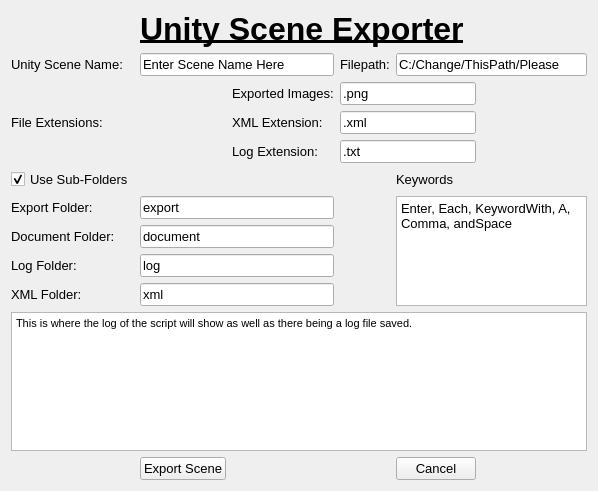
<?xml version="1.0" encoding="UTF-8"?>
<ui version="4.0">
 <class>ExportDocument</class>
 <widget class="QWidget" name="ExportDocument">
  <property name="geometry">
   <rect>
    <x>0</x>
    <y>0</y>
    <width>598</width>
    <height>491</height>
   </rect>
  </property>
  <property name="windowTitle">
   <string>Unity Scene Exporter</string>
  </property>
  <layout class="QGridLayout" name="gridLayout">
   <item row="3" column="2">
    <widget class="QLabel" name="exportExtensionLabel">
     <property name="font">
      <font>
       <pointsize>10</pointsize>
      </font>
     </property>
     <property name="toolTip">
      <string>&lt;html&gt;&lt;head/&gt;&lt;body&gt;&lt;p&gt;The extension of exported images.&lt;/p&gt;&lt;/body&gt;&lt;/html&gt;</string>
     </property>
     <property name="text">
      <string>Exported Images:</string>
     </property>
    </widget>
   </item>
   <item row="3" column="3" colspan="2">
    <widget class="QLineEdit" name="exportExtensionLineEdit">
     <property name="sizePolicy">
      <sizepolicy hsizetype="Preferred" vsizetype="Fixed">
       <horstretch>0</horstretch>
       <verstretch>0</verstretch>
      </sizepolicy>
     </property>
     <property name="maximumSize">
      <size>
       <width>16777215</width>
       <height>16777215</height>
      </size>
     </property>
     <property name="font">
      <font>
       <pointsize>10</pointsize>
      </font>
     </property>
     <property name="toolTip">
      <string>&lt;html&gt;&lt;head/&gt;&lt;body&gt;&lt;p&gt;The extension of the exported images.&lt;/p&gt;&lt;/body&gt;&lt;/html&gt;</string>
     </property>
     <property name="text">
      <string>.png</string>
     </property>
    </widget>
   </item>
   <item row="5" column="2">
    <widget class="QLabel" name="logExtensionLabel">
     <property name="font">
      <font>
       <pointsize>10</pointsize>
      </font>
     </property>
     <property name="toolTip">
      <string>&lt;html&gt;&lt;head/&gt;&lt;body&gt;&lt;p&gt;The extension of the exported Log file.&lt;/p&gt;&lt;/body&gt;&lt;/html&gt;</string>
     </property>
     <property name="text">
      <string>Log Extension:</string>
     </property>
    </widget>
   </item>
   <item row="5" column="3" colspan="2">
    <widget class="QLineEdit" name="logExtensionLineEdit">
     <property name="sizePolicy">
      <sizepolicy hsizetype="Preferred" vsizetype="Fixed">
       <horstretch>0</horstretch>
       <verstretch>0</verstretch>
      </sizepolicy>
     </property>
     <property name="maximumSize">
      <size>
       <width>16777215</width>
       <height>16777215</height>
      </size>
     </property>
     <property name="font">
      <font>
       <pointsize>10</pointsize>
      </font>
     </property>
     <property name="toolTip">
      <string>&lt;html&gt;&lt;head/&gt;&lt;body&gt;&lt;p&gt;The extension of the exported Log file.&lt;/p&gt;&lt;/body&gt;&lt;/html&gt;</string>
     </property>
     <property name="text">
      <string>.txt</string>
     </property>
    </widget>
   </item>
   <item row="7" column="4" rowspan="4" colspan="3">
    <widget class="QTextEdit" name="keywordsTextEdit">
     <property name="font">
      <font>
       <pointsize>10</pointsize>
      </font>
     </property>
     <property name="toolTip">
      <string>&lt;html&gt;&lt;head/&gt;&lt;body&gt;&lt;p&gt;&lt;span style=&quot; font-size:10pt;&quot;&gt;Specifiy the keywords that the exporter looks for here. They must be entered with a comma and space between them, or else the exporter will not be able to find them.&lt;/span&gt;&lt;/p&gt;&lt;/body&gt;&lt;/html&gt;</string>
     </property>
     <property name="html">
      <string>&lt;!DOCTYPE HTML PUBLIC &quot;-//W3C//DTD HTML 4.0//EN&quot; &quot;http://www.w3.org/TR/REC-html40/strict.dtd&quot;&gt;
&lt;html&gt;&lt;head&gt;&lt;meta name=&quot;qrichtext&quot; content=&quot;1&quot; /&gt;&lt;style type=&quot;text/css&quot;&gt;
p, li { white-space: pre-wrap; }
&lt;/style&gt;&lt;/head&gt;&lt;body style=&quot; font-family:'MS Shell Dlg 2'; font-size:10pt; font-weight:400; font-style:normal;&quot;&gt;
&lt;p style=&quot; margin-top:0px; margin-bottom:0px; margin-left:0px; margin-right:0px; -qt-block-indent:0; text-indent:0px;&quot;&gt;Enter, Each, KeywordWith, A, Comma, andSpace&lt;/p&gt;&lt;/body&gt;&lt;/html&gt;</string>
     </property>
    </widget>
   </item>
   <item row="4" column="2">
    <widget class="QLabel" name="xmlExtensionLabel">
     <property name="font">
      <font>
       <pointsize>10</pointsize>
      </font>
     </property>
     <property name="toolTip">
      <string>&lt;html&gt;&lt;head/&gt;&lt;body&gt;&lt;p&gt;The extension of the exported XML file.&lt;/p&gt;&lt;/body&gt;&lt;/html&gt;</string>
     </property>
     <property name="text">
      <string>XML Extension:</string>
     </property>
    </widget>
   </item>
   <item row="4" column="3" colspan="2">
    <widget class="QLineEdit" name="xmlExtensionLineEdit">
     <property name="sizePolicy">
      <sizepolicy hsizetype="Preferred" vsizetype="Fixed">
       <horstretch>0</horstretch>
       <verstretch>0</verstretch>
      </sizepolicy>
     </property>
     <property name="maximumSize">
      <size>
       <width>16777215</width>
       <height>16777215</height>
      </size>
     </property>
     <property name="font">
      <font>
       <pointsize>10</pointsize>
      </font>
     </property>
     <property name="toolTip">
      <string>&lt;html&gt;&lt;head/&gt;&lt;body&gt;&lt;p&gt;The extension of the exported XML file.&lt;/p&gt;&lt;/body&gt;&lt;/html&gt;</string>
     </property>
     <property name="text">
      <string>.xml</string>
     </property>
    </widget>
   </item>
   <item row="8" column="0">
    <widget class="QLabel" name="docFolderLabel">
     <property name="enabled">
      <bool>true</bool>
     </property>
     <property name="font">
      <font>
       <pointsize>10</pointsize>
      </font>
     </property>
     <property name="toolTip">
      <string>&lt;html&gt;&lt;head/&gt;&lt;body&gt;&lt;p&gt;This is the sub-folder for all of the cloned Krita documents.&lt;/p&gt;&lt;/body&gt;&lt;/html&gt;</string>
     </property>
     <property name="text">
      <string>Document Folder:</string>
     </property>
    </widget>
   </item>
   <item row="7" column="0">
    <widget class="QLabel" name="exportFolderLabel">
     <property name="enabled">
      <bool>true</bool>
     </property>
     <property name="font">
      <font>
       <pointsize>10</pointsize>
      </font>
     </property>
     <property name="toolTip">
      <string>&lt;html&gt;&lt;head/&gt;&lt;body&gt;&lt;p&gt;This is the sub-folder for the exported images.&lt;/p&gt;&lt;/body&gt;&lt;/html&gt;</string>
     </property>
     <property name="text">
      <string>Export Folder:</string>
     </property>
    </widget>
   </item>
   <item row="8" column="1" colspan="2">
    <widget class="QLineEdit" name="docFolderLineEdit">
     <property name="enabled">
      <bool>true</bool>
     </property>
     <property name="sizePolicy">
      <sizepolicy hsizetype="Preferred" vsizetype="Fixed">
       <horstretch>0</horstretch>
       <verstretch>0</verstretch>
      </sizepolicy>
     </property>
     <property name="maximumSize">
      <size>
       <width>16777215</width>
       <height>16777215</height>
      </size>
     </property>
     <property name="font">
      <font>
       <pointsize>10</pointsize>
      </font>
     </property>
     <property name="toolTip">
      <string>&lt;html&gt;&lt;head/&gt;&lt;body&gt;&lt;p&gt;This is the sub-folder for all of the cloned Krita documents.&lt;/p&gt;&lt;/body&gt;&lt;/html&gt;</string>
     </property>
     <property name="text">
      <string>document</string>
     </property>
    </widget>
   </item>
   <item row="2" column="0">
    <widget class="QLabel" name="unitySceneLabel">
     <property name="font">
      <font>
       <pointsize>10</pointsize>
      </font>
     </property>
     <property name="toolTip">
      <string>&lt;html&gt;&lt;head/&gt;&lt;body&gt;&lt;p&gt;The name of the Unity Scene. Will be used to create a new scene in Unity.&lt;/p&gt;&lt;/body&gt;&lt;/html&gt;</string>
     </property>
     <property name="text">
      <string>Unity Scene Name:</string>
     </property>
    </widget>
   </item>
   <item row="7" column="1" colspan="2">
    <widget class="QLineEdit" name="exportFolderLineEdit">
     <property name="enabled">
      <bool>true</bool>
     </property>
     <property name="sizePolicy">
      <sizepolicy hsizetype="Preferred" vsizetype="Fixed">
       <horstretch>0</horstretch>
       <verstretch>0</verstretch>
      </sizepolicy>
     </property>
     <property name="maximumSize">
      <size>
       <width>16777215</width>
       <height>16777215</height>
      </size>
     </property>
     <property name="font">
      <font>
       <pointsize>10</pointsize>
      </font>
     </property>
     <property name="toolTip">
      <string>&lt;html&gt;&lt;head/&gt;&lt;body&gt;&lt;p&gt;This is the sub-folder for the exported images.&lt;/p&gt;&lt;/body&gt;&lt;/html&gt;</string>
     </property>
     <property name="text">
      <string>export</string>
     </property>
    </widget>
   </item>
   <item row="9" column="0">
    <widget class="QLabel" name="logFolderLabel">
     <property name="enabled">
      <bool>true</bool>
     </property>
     <property name="font">
      <font>
       <pointsize>10</pointsize>
      </font>
     </property>
     <property name="toolTip">
      <string>&lt;html&gt;&lt;head/&gt;&lt;body&gt;&lt;p&gt;This is the sub-folder for the log files.&lt;/p&gt;&lt;/body&gt;&lt;/html&gt;</string>
     </property>
     <property name="text">
      <string>Log Folder:</string>
     </property>
    </widget>
   </item>
   <item row="9" column="1" colspan="2">
    <widget class="QLineEdit" name="logFolderLineEdit">
     <property name="enabled">
      <bool>true</bool>
     </property>
     <property name="sizePolicy">
      <sizepolicy hsizetype="Preferred" vsizetype="Fixed">
       <horstretch>0</horstretch>
       <verstretch>0</verstretch>
      </sizepolicy>
     </property>
     <property name="maximumSize">
      <size>
       <width>16777215</width>
       <height>16777215</height>
      </size>
     </property>
     <property name="font">
      <font>
       <pointsize>10</pointsize>
      </font>
     </property>
     <property name="toolTip">
      <string>&lt;html&gt;&lt;head/&gt;&lt;body&gt;&lt;p&gt;This is the sub-folder for the log files.&lt;/p&gt;&lt;/body&gt;&lt;/html&gt;</string>
     </property>
     <property name="text">
      <string>log</string>
     </property>
    </widget>
   </item>
   <item row="10" column="0">
    <widget class="QLabel" name="xmlFolderLabel">
     <property name="enabled">
      <bool>true</bool>
     </property>
     <property name="font">
      <font>
       <pointsize>10</pointsize>
      </font>
     </property>
     <property name="toolTip">
      <string>&lt;html&gt;&lt;head/&gt;&lt;body&gt;&lt;p&gt;This is the sub-folder for the XML files.&lt;/p&gt;&lt;/body&gt;&lt;/html&gt;</string>
     </property>
     <property name="text">
      <string>XML Folder:</string>
     </property>
    </widget>
   </item>
   <item row="10" column="1" colspan="2">
    <widget class="QLineEdit" name="xmlFolderLineEdit">
     <property name="enabled">
      <bool>true</bool>
     </property>
     <property name="sizePolicy">
      <sizepolicy hsizetype="Preferred" vsizetype="Fixed">
       <horstretch>0</horstretch>
       <verstretch>0</verstretch>
      </sizepolicy>
     </property>
     <property name="maximumSize">
      <size>
       <width>16777215</width>
       <height>16777215</height>
      </size>
     </property>
     <property name="font">
      <font>
       <pointsize>10</pointsize>
      </font>
     </property>
     <property name="toolTip">
      <string>&lt;html&gt;&lt;head/&gt;&lt;body&gt;&lt;p&gt;This is the sub-folder for the XML files.&lt;/p&gt;&lt;/body&gt;&lt;/html&gt;</string>
     </property>
     <property name="text">
      <string>xml</string>
     </property>
    </widget>
   </item>
   <item row="6" column="0">
    <widget class="QCheckBox" name="useFoldersCheckBox">
     <property name="enabled">
      <bool>true</bool>
     </property>
     <property name="font">
      <font>
       <pointsize>10</pointsize>
      </font>
     </property>
     <property name="acceptDrops">
      <bool>false</bool>
     </property>
     <property name="toolTip">
      <string>&lt;html&gt;&lt;head/&gt;&lt;body&gt;&lt;p&gt;Do you want to use/create sub-folders to place files into?&lt;/p&gt;&lt;/body&gt;&lt;/html&gt;</string>
     </property>
     <property name="text">
      <string>Use Sub-Folders</string>
     </property>
     <property name="checkable">
      <bool>true</bool>
     </property>
     <property name="checked">
      <bool>true</bool>
     </property>
    </widget>
   </item>
   <item row="1" column="1" colspan="4">
    <widget class="QLabel" name="extensionTitle">
     <property name="font">
      <font>
       <pointsize>24</pointsize>
       <weight>75</weight>
       <bold>true</bold>
       <underline>true</underline>
      </font>
     </property>
     <property name="text">
      <string>Unity Scene Exporter</string>
     </property>
    </widget>
   </item>
   <item row="2" column="4" colspan="3">
    <widget class="QLineEdit" name="filepathLineEdit">
     <property name="sizePolicy">
      <sizepolicy hsizetype="Preferred" vsizetype="Fixed">
       <horstretch>0</horstretch>
       <verstretch>0</verstretch>
      </sizepolicy>
     </property>
     <property name="maximumSize">
      <size>
       <width>16777215</width>
       <height>16777215</height>
      </size>
     </property>
     <property name="font">
      <font>
       <pointsize>10</pointsize>
      </font>
     </property>
     <property name="toolTip">
      <string>&lt;html&gt;&lt;head/&gt;&lt;body&gt;&lt;p&gt;The base filepath that all files will be saved to.&lt;/p&gt;&lt;/body&gt;&lt;/html&gt;</string>
     </property>
     <property name="text">
      <string>C:/Change/ThisPath/Please</string>
     </property>
    </widget>
   </item>
   <item row="12" column="4">
    <widget class="QPushButton" name="cancelButton">
     <property name="font">
      <font>
       <pointsize>10</pointsize>
      </font>
     </property>
     <property name="toolTip">
      <string>&lt;html&gt;&lt;head/&gt;&lt;body&gt;&lt;p&gt;Press this to cancel the export before it starts.&lt;/p&gt;&lt;/body&gt;&lt;/html&gt;</string>
     </property>
     <property name="text">
      <string>Cancel</string>
     </property>
    </widget>
   </item>
   <item row="2" column="1" colspan="2">
    <widget class="QLineEdit" name="unitySceneLineEdit">
     <property name="sizePolicy">
      <sizepolicy hsizetype="Preferred" vsizetype="Fixed">
       <horstretch>0</horstretch>
       <verstretch>0</verstretch>
      </sizepolicy>
     </property>
     <property name="maximumSize">
      <size>
       <width>16777215</width>
       <height>16777215</height>
      </size>
     </property>
     <property name="font">
      <font>
       <pointsize>10</pointsize>
      </font>
     </property>
     <property name="toolTip">
      <string>&lt;html&gt;&lt;head/&gt;&lt;body&gt;&lt;p&gt;The name of the Unity Scene. Will be used to create a new scene in Unity.&lt;/p&gt;&lt;/body&gt;&lt;/html&gt;</string>
     </property>
     <property name="text">
      <string>Enter Scene Name Here</string>
     </property>
    </widget>
   </item>
   <item row="2" column="3">
    <widget class="QLabel" name="filepathLabel">
     <property name="font">
      <font>
       <pointsize>10</pointsize>
      </font>
     </property>
     <property name="toolTip">
      <string>&lt;html&gt;&lt;head/&gt;&lt;body&gt;&lt;p&gt;The base filepath that all files will be saved to.&lt;/p&gt;&lt;/body&gt;&lt;/html&gt;</string>
     </property>
     <property name="text">
      <string>Filepath:</string>
     </property>
    </widget>
   </item>
   <item row="11" column="0" colspan="7">
    <widget class="QPlainTextEdit" name="logOutput">
     <property name="font">
      <font>
       <pointsize>8</pointsize>
      </font>
     </property>
     <property name="toolTip">
      <string>&lt;html&gt;&lt;head/&gt;&lt;body&gt;&lt;p&gt;This is where the log of the script will show as well as there being a log file saved.&lt;/p&gt;&lt;/body&gt;&lt;/html&gt;</string>
     </property>
     <property name="readOnly">
      <bool>true</bool>
     </property>
     <property name="plainText">
      <string>This is where the log of the script will show as well as there being a log file saved.</string>
     </property>
    </widget>
   </item>
   <item row="12" column="1">
    <widget class="QPushButton" name="exportSceneButton">
     <property name="font">
      <font>
       <pointsize>10</pointsize>
      </font>
     </property>
     <property name="toolTip">
      <string>&lt;html&gt;&lt;head/&gt;&lt;body&gt;&lt;p&gt;Press this button when you are ready to export the scene.&lt;/p&gt;&lt;/body&gt;&lt;/html&gt;</string>
     </property>
     <property name="text">
      <string>Export Scene</string>
     </property>
    </widget>
   </item>
   <item row="4" column="0">
    <widget class="QLabel" name="fileExtensionParentLabel">
     <property name="font">
      <font>
       <pointsize>10</pointsize>
      </font>
     </property>
     <property name="toolTip">
      <string>&lt;html&gt;&lt;head/&gt;&lt;body&gt;&lt;p&gt;Specify the file extensions you wish to use here.&lt;/p&gt;&lt;/body&gt;&lt;/html&gt;</string>
     </property>
     <property name="text">
      <string>File Extensions:</string>
     </property>
    </widget>
   </item>
   <item row="6" column="4">
    <widget class="QLabel" name="keywordsLabel">
     <property name="font">
      <font>
       <pointsize>10</pointsize>
      </font>
     </property>
     <property name="toolTip">
      <string>&lt;html&gt;&lt;head/&gt;&lt;body&gt;&lt;p&gt;&lt;span style=&quot; font-size:10pt;&quot;&gt;Specifiy the keywords that the exporter looks for here. They must be entered with a comma and space between them, or else the exporter will not be able to find them.&lt;/span&gt;&lt;/p&gt;&lt;/body&gt;&lt;/html&gt;</string>
     </property>
     <property name="text">
      <string>Keywords</string>
     </property>
    </widget>
   </item>
  </layout>
 </widget>
 <resources/>
 <connections/>
</ui>
